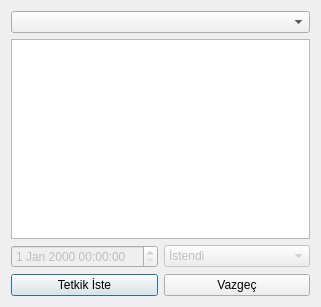
<?xml version="1.0" encoding="UTF-8"?>
<ui version="4.0">
 <class>IstenenTetkikEkle</class>
 <widget class="QDialog" name="IstenenTetkikEkle">
  <property name="geometry">
   <rect>
    <x>0</x>
    <y>0</y>
    <width>321</width>
    <height>307</height>
   </rect>
  </property>
  <property name="minimumSize">
   <size>
    <width>321</width>
    <height>307</height>
   </size>
  </property>
  <property name="windowTitle">
   <string>Tetkik İste</string>
  </property>
  <layout class="QGridLayout" name="gridLayout">
   <item row="2" column="1">
    <widget class="QComboBox" name="cbTetkikdurumu">
     <property name="enabled">
      <bool>false</bool>
     </property>
     <item>
      <property name="text">
       <string>İstendi</string>
      </property>
     </item>
     <item>
      <property name="text">
       <string>Örnek Alındı</string>
      </property>
     </item>
     <item>
      <property name="text">
       <string>Çalışılıyor</string>
      </property>
     </item>
     <item>
      <property name="text">
       <string>Sonuçlandı</string>
      </property>
     </item>
     <item>
      <property name="text">
       <string>İptal Edildi</string>
      </property>
     </item>
    </widget>
   </item>
   <item row="1" column="0" colspan="2">
    <widget class="QListWidget" name="listWidget"/>
   </item>
   <item row="2" column="0">
    <widget class="QDateTimeEdit" name="dteIstekTarihi">
     <property name="enabled">
      <bool>false</bool>
     </property>
    </widget>
   </item>
   <item row="3" column="0">
    <widget class="QPushButton" name="btnKaydet">
     <property name="text">
      <string>Tetkik İste</string>
     </property>
    </widget>
   </item>
   <item row="0" column="0" colspan="2">
    <widget class="QComboBox" name="cbZiyaretler"/>
   </item>
   <item row="3" column="1">
    <widget class="QPushButton" name="btnVazgec">
     <property name="text">
      <string>Vazgeç</string>
     </property>
    </widget>
   </item>
  </layout>
 </widget>
 <tabstops>
  <tabstop>cbZiyaretler</tabstop>
  <tabstop>listWidget</tabstop>
  <tabstop>dteIstekTarihi</tabstop>
  <tabstop>cbTetkikdurumu</tabstop>
  <tabstop>btnKaydet</tabstop>
  <tabstop>btnVazgec</tabstop>
 </tabstops>
 <resources/>
 <connections>
  <connection>
   <sender>btnVazgec</sender>
   <signal>clicked()</signal>
   <receiver>IstenenTetkikEkle</receiver>
   <slot>reject()</slot>
   <hints>
    <hint type="sourcelabel">
     <x>311</x>
     <y>297</y>
    </hint>
    <hint type="destinationlabel">
     <x>170</x>
     <y>489</y>
    </hint>
   </hints>
  </connection>
 </connections>
</ui>
